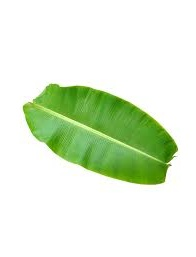
#> input picture augimg/Banana___healthy/aimages (10).jpg, 196 x 257 px, given as the content of the folder data, which was not available
$ python aug.py
#> lines starting #> are read from the running program, lines starting #| are printed output that depends on the picture; pictures that were not available may be replaced by others from this repository, and a replacement may not be noted
import cv2
import os
import numpy as np

for folder in os.listdir('data'):
    if folder.find('py') == -1:
        os.mkdir(f'augimg/{folder}')
        for images in os.listdir(f'data/{folder}'):

            img = cv2.imread(f'data/{folder}/{images}')
#> img is the input picture: shape (257, 196, 3); mean B, G, R 214.4, 237.3, 223.8
            try:
                height, width = img.shape[:2]
#> height = 257; width = 196
                rotation_matrix = cv2.getRotationMatrix2D((width/2,height/2),20,.5)
                rotated_image = cv2.warpAffine(img,rotation_matrix,(width,height))
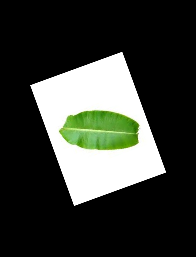
#> rotated_image: shape (257, 196, 3); mean B, G, R 53.6, 59.3, 56
            except:
                continue

            bright = np.ones(img.shape , dtype="uint8") * 50
            brightincrease = cv2.add(img,bright)
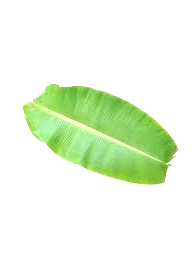
#> brightincrease: shape (257, 196, 3); mean B, G, R 225.3, 247.3, 234.3

            flip = cv2.flip(img,3)
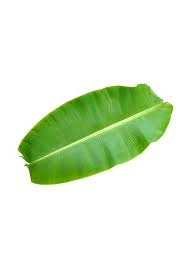
#> flip: shape (257, 196, 3); mean B, G, R 214.4, 237.3, 223.8
            flip2 = cv2.flip(img,2)
            flip3 = cv2.flip(img,1)
            flip4 = cv2.flip(img,0)
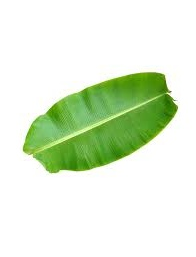
#> flip4: shape (257, 196, 3); mean B, G, R 214.4, 237.3, 223.8
            flip5 = cv2.flip(img,-1)
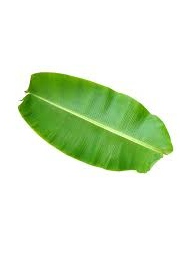
#> flip5: shape (257, 196, 3); mean B, G, R 214.4, 237.3, 223.8


            cv2.imwrite(f'augimg/{folder}/orgi-{images}', img)
            cv2.imwrite(f'augimg/{folder}/x{images}', rotated_image)
            cv2.imwrite(f'augimg/{folder}/y{images}', brightincrease)
            cv2.imwrite(f'augimg/{folder}/z{images}', flip)
            cv2.imwrite(f'augimg/{folder}/a{images}', flip2)
            cv2.imwrite(f'augimg/{folder}/b{images}', flip3)
            cv2.imwrite(f'augimg/{folder}/c{images}', flip4)
            cv2.imwrite(f'augimg/{folder}/d{images}', flip5)

cv2.waitKey(0)
cv2.destroyAllWindows()
